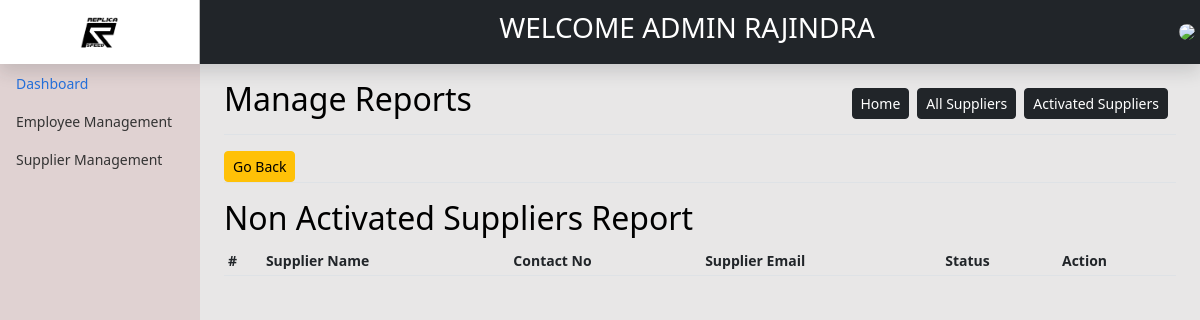
The app's page /backend/reports/admin/NonActiveSuppliers.php (signed in), older data.
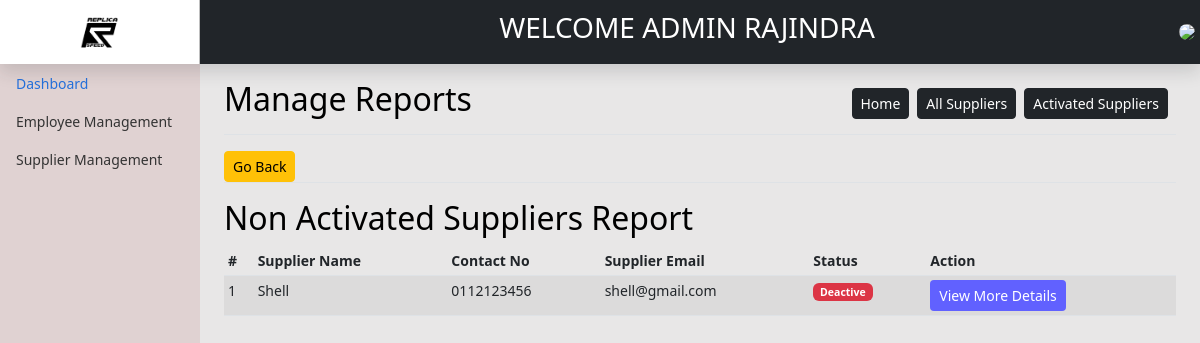
The same page, newer data.
### tables this page shows
CREATE TABLE IF NOT EXISTS `supplier` (
  `SupplierId` int(11) NOT NULL AUTO_INCREMENT,
  `SupplierName` varchar(255) NOT NULL,
  `ContactNo` varchar(11) NOT NULL,
  `email` varchar(255) NOT NULL,
  `Status` int(1) NOT NULL,
  `AddUser` int(11) NOT NULL,
  `AddDate` date NOT NULL,
  `UpdateUser` int(11) DEFAULT NULL,
  `UpdateDate` date DEFAULT NULL,
  PRIMARY KEY (`SupplierId`)
);

### backend/reports/admin/NonActiveSuppliers.php (the view, shortened to what this page needs)
<?php include'../../header.php'; ?>
<main class="col-md-9 ms-sm-auto col-lg-10 px-md-4">
    <div class="d-flex justify-content-between flex-wrap flex-md-nowrap align-items-center pt-3 pb-2 mb-3 border-bottom">
        <h1 class="h2">Manage Reports</h1>
        <div class="btn-toolbar mb-2 mb-md-0">
            <div class="btn-group me-2">
                <a href="<?= SYSTEM_PATH ?>/index.php" class="btn btn-sm btn-dark">Home</a>
            </div>
            <div class="btn-group me-2">
                <a href="<?= SYSTEM_PATH ?>reports/admin/AllSuppliers.php" class="btn btn-sm btn-dark">All Suppliers</a>
            </div>
            <div class="btn-group me-2">
                <a href="<?= SYSTEM_PATH ?>reports/admin/AllSuppliers.php" class="btn btn-sm btn-dark">Activated Suppliers</a>
            </div>
        </div>
    </div>
    <div class="d-flex justify-content-between flex-wrap flex-md-nowrap align-items-center   mb-3 border-bottom">
        <div class="btn-toolbar mb-2 mb-md-0">
            <div class="btn-group me-2">
                <button  class="btn btn-sm btn-warning" onclick="history.back();">Go Back</button>
            </div>
        </div>
    </div>
    <h2>Non Activated Suppliers Report</h2>
    <div class="table-responsive">
        <?php
        $db = dbconn();
        $sql = "SELECT SupplierId,SupplierName,ContactNo,email,Status FROM supplier WHERE Status='o'";
        $result = $db->query($sql);
        ?>
        <table class="table table-striped table-sm">
            <thead>
                <tr>
                    <th scope="col">#</th>
                    <th scope="col">Supplier Name</th>
                    <th scope="col">Contact No</th>
                    <th scope="col">Supplier Email</th>
                    <th scope="col">Status</th>
                    <th scope="col">Action</th>
                </tr>
            </thead>
            <tbody>
                <?php
                if ($result->num_rows >= 0) {
                    $n = 1;
                    while ($row = $result->fetch_assoc()) {
                        ?>
                        <tr>
                            <td><?= $n ?></td>
                            <td><?= ucwords($row['SupplierName']) ?></td>
                            <td><?= $row['ContactNo'] ?></td>
                            <td><?= $row['email'] ?></td>
                            <td>
                                <?php
                                $SupplierStatus = $row['Status'];
                                $statusDescription = '';
                                switch ($SupplierStatus) {
                                    case 0:
                                        $statusDescription = "Deactive";
                                        $statusColor = "badge bg-danger btn-sm";
                                        break;
                                }
                                ?>
                                <span class='<?= $statusColor; ?>'><?= $statusDescription; ?> </span>
                            </td>
                            <td>
                                <a href="#myModal" role="button" class="btn btn-sm" style="background-color: #6161FF;color:white;" data-id="<?= $row['SupplierId'] ?>"   data-bs-toggle="modal">View More Details</a>
                            </td>
                        </tr>
                    </tbody>
                    <?php
                    $n++;
                }
            }
            ?>
        </table>
    </div>
</main>
<?php include'../../footer.php'; ?>

Row changes from the older to the newer data that the page shows:
now on this page (row edited): supplier: SupplierName "Shell", ContactNo "0112123456", email "shell@gmail.com", Status "Deactive"
